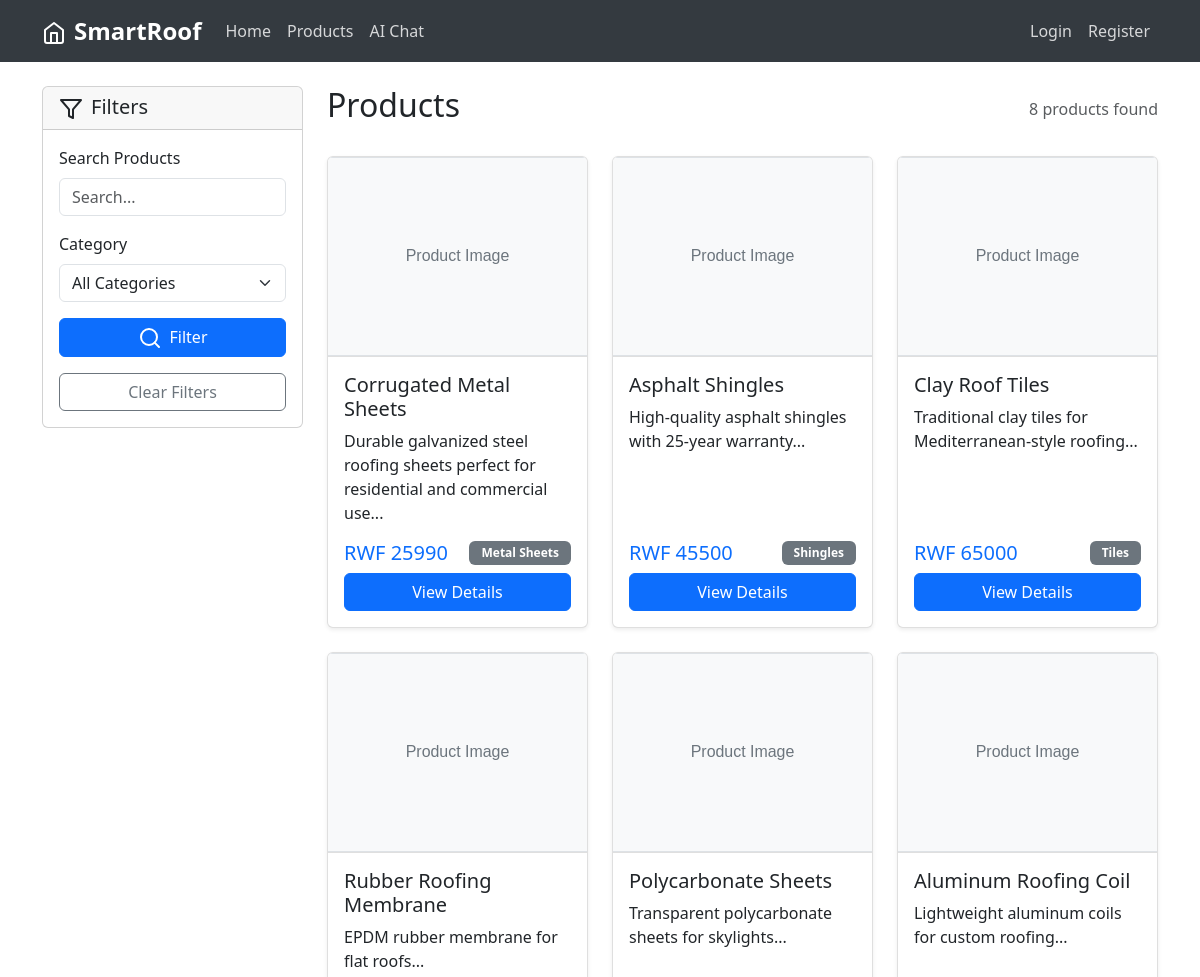
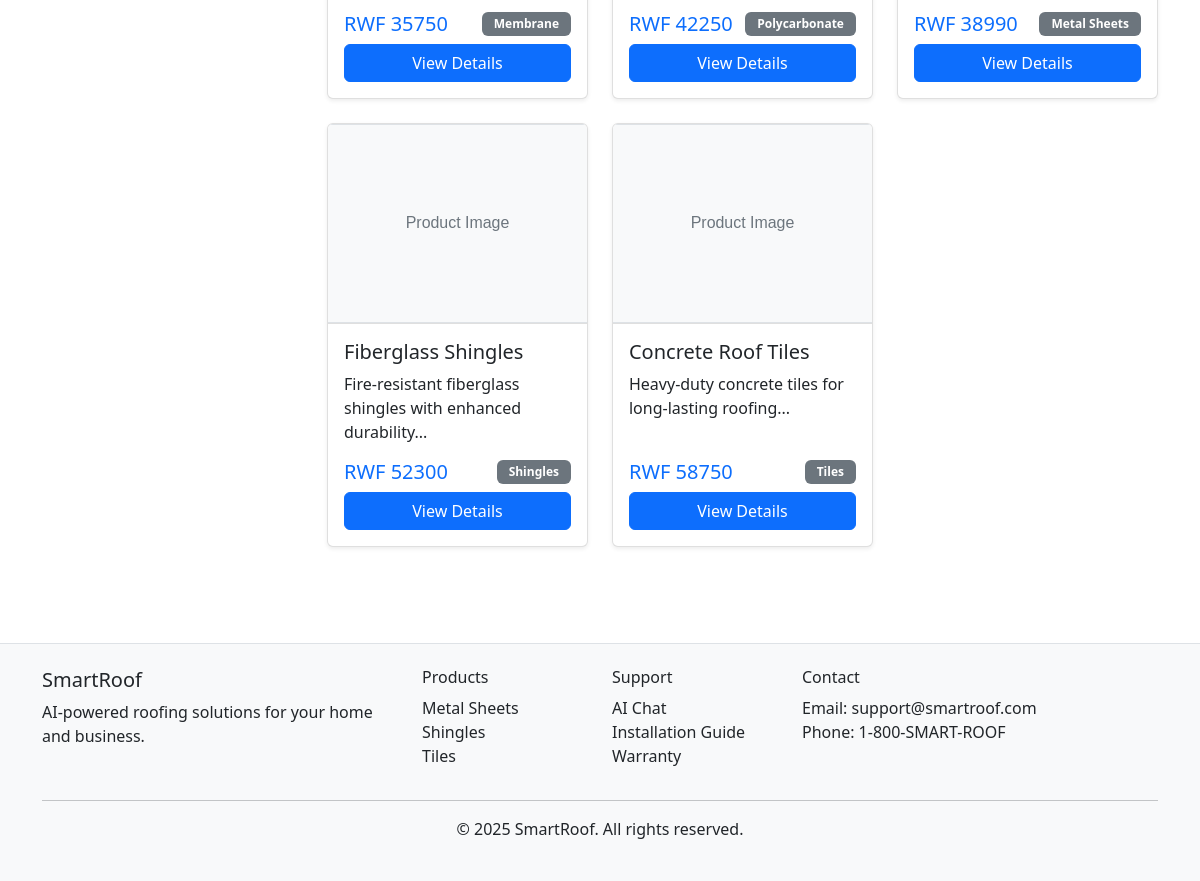
Page /products on the committed database (2 pictures, top to bottom).
### tables this page shows
CREATE TABLE products (
            id INTEGER PRIMARY KEY AUTOINCREMENT,
            name TEXT NOT NULL,
            description TEXT,
            price REAL NOT NULL,
            category TEXT NOT NULL,
            image_url TEXT,
            stock INTEGER DEFAULT 100,
            created_at TIMESTAMP DEFAULT CURRENT_TIMESTAMP
        );

### routes.py (the view)
@app.route('/products')
def products():
    products_dict = Product.get_all()
    category = request.args.get('category', '')
    search = request.args.get('search', '')
    filtered_products = list(products_dict.values())
    if category:
        filtered_products = [p for p in filtered_products if p.category == category]
    if search:
        filtered_products = [p for p in filtered_products
                           if search.lower() in p.name.lower() or
                              search.lower() in p.description.lower()]
    categories = list(set(p.category for p in products_dict.values()))
    return render_template('products.html',
                         products=filtered_products,
                         categories=categories,
                         selected_category=category,
                         search_query=search)

### database.py (called while the page is built)
def get_db_connection():
    conn = sqlite3.connect(DATABASE_PATH)
    conn.row_factory = sqlite3.Row
    return conn

### models.py (called while the page is built)
    @staticmethod
    def get_all():
        conn = get_db_connection()
        products = conn.execute('SELECT * FROM products').fetchall()
        conn.close()
        return {product['id']: Product(
            product['id'], product['name'], product['description'],
            product['price'], product['category'], product['image_url'],
            product['stock'], product['created_at']
        ) for product in products}

### templates/products.html (shortened to what this page needs)
{% extends "base.html" %}
{% block content %}
<div class="container py-4">
    <div class="row">
        <div class="col-lg-3 mb-4">
            <div class="card">
                <div class="card-header">
                    <h5 class="mb-0">
                        <i data-feather="filter" class="me-2"></i>Filters
                    </h5>
                </div>
                <div class="card-body">
                    <form method="GET" class="mb-3">
                        <div class="mb-3">
                            <label for="search" class="form-label">Search Products</label>
                            <input type="text" class="form-control" id="search" name="search"
                                   value="{{ search_query }}" placeholder="Search...">
                        </div>
                        <div class="mb-3">
                            <label for="category" class="form-label">Category</label>
                            <select class="form-select" id="category" name="category">
                                <option value="">All Categories</option>
                            </select>
                        </div>
                        <button type="submit" class="btn btn-primary w-100 no-global-loader">
                            <i data-feather="search" class="me-2"></i>Filter
                        </button>
                    </form>
                    <a href="{{ url_for('products') }}" class="btn btn-outline-secondary w-100">
                        Clear Filters
                    </a>
                </div>
            </div>
        </div>
        <div class="col-lg-9">
            <div class="d-flex justify-content-between align-items-center mb-4">
                <h2>Products</h2>
                <span class="text-muted">{{ products|length }} products found</span>
            </div>
            {% if products %}
            <div class="row">
                {% for product in products %}
                <div class="col-md-4 mb-4">
                    <div class="card h-100 product-card">
                        <img src="{{ product.image_url }}" class="card-img-top" alt="{{ product.name }}">
                        <div class="card-body d-flex flex-column">
                            <h5 class="card-title">{{ product.name }}</h5>
                            <p class="card-text">{{ product.description[:100] }}...</p>
                            <div class="mt-auto">
                                <div class="d-flex justify-content-between align-items-center mb-2">
                                    <span class="h5 text-primary mb-0">RWF {{ (product.price * 1000)|int }}</span>
                                    <span class="badge bg-secondary">{{ product.category }}</span>
                                </div>
                                <a href="{{ url_for('product_detail', product_id=product.id) }}"
                                   class="btn btn-primary w-100">View Details</a>
                            </div>
                        </div>
                    </div>
                </div>
                {% endfor %}
            </div>
            {% endif %}
        </div>
    </div>
</div>
{% endblock %}

### static/css/style.css (style rules this page uses)
.card { transition: transform 0.2s ease-in-out; }
.product-card { height: 100%; display: flex; flex-direction: column; border: 1px solid rgba(0, 0, 0, 0.125); box-shadow: 0 0.125rem 0.25rem rgba(0, 0, 0, 0.075); transition: transform 0.2s ease-in-out, box-shadow 0.2s ease-in-out; }
.product-card .card-img-top { height: 200px; object-fit: cover; object-position: center; width: 100%; border-bottom: 1px solid rgba(0, 0, 0, 0.125); }
.product-card .card-body { flex: 1; display: flex; flex-direction: column; }
.btn { transition: all 0.2s ease-in-out; }
.badge { font-size: 0.75rem; padding: 0.375rem 0.75rem; }

### rows in the picture
products: image_url (placeholder picture), name "Corrugated Metal Sheets", description "Durable galvanized steel roofing sheets perfect for residential and commercial use", (product.price*1000)|int "25990", category "Metal Sheets"
products: image_url (placeholder picture), name "Asphalt Shingles", description "High-quality asphalt shingles with 25-year warranty", (product.price*1000)|int "45500", category "Shingles"
products: image_url (placeholder picture), name "Clay Roof Tiles", description "Traditional clay tiles for Mediterranean-style roofing", (product.price*1000)|int "65000", category "Tiles"
products: image_url (placeholder picture), name "Rubber Roofing Membrane", description "EPDM rubber membrane for flat roofs", (product.price*1000)|int "35750", category "Membrane"
products: image_url (placeholder picture), name "Polycarbonate Sheets", description "Transparent polycarbonate sheets for skylights", (product.price*1000)|int "42250", category "Polycarbonate"
products: image_url (placeholder picture), name "Aluminum Roofing Coil", description "Lightweight aluminum coils for custom roofing", (product.price*1000)|int "38990", category "Metal Sheets"
products: image_url (placeholder picture), name "Fiberglass Shingles", description "Fire-resistant fiberglass shingles with enhanced durability", (product.price*1000)|int "52300", category "Shingles"
products: image_url (placeholder picture), name "Concrete Roof Tiles", description "Heavy-duty concrete tiles for long-lasting roofing", (product.price*1000)|int "58750", category "Tiles"

### other values in the picture
{{ products|length }} "8"
